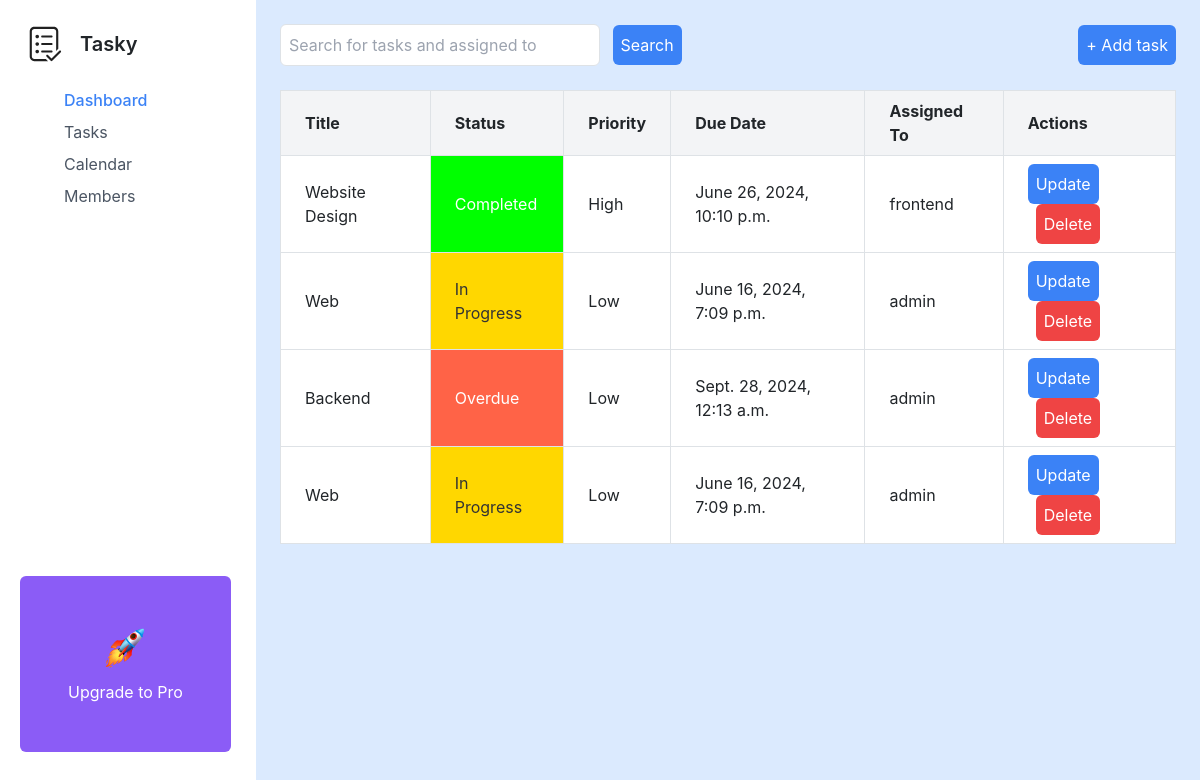
The page /welcome/tasks on the database as committed earlier.
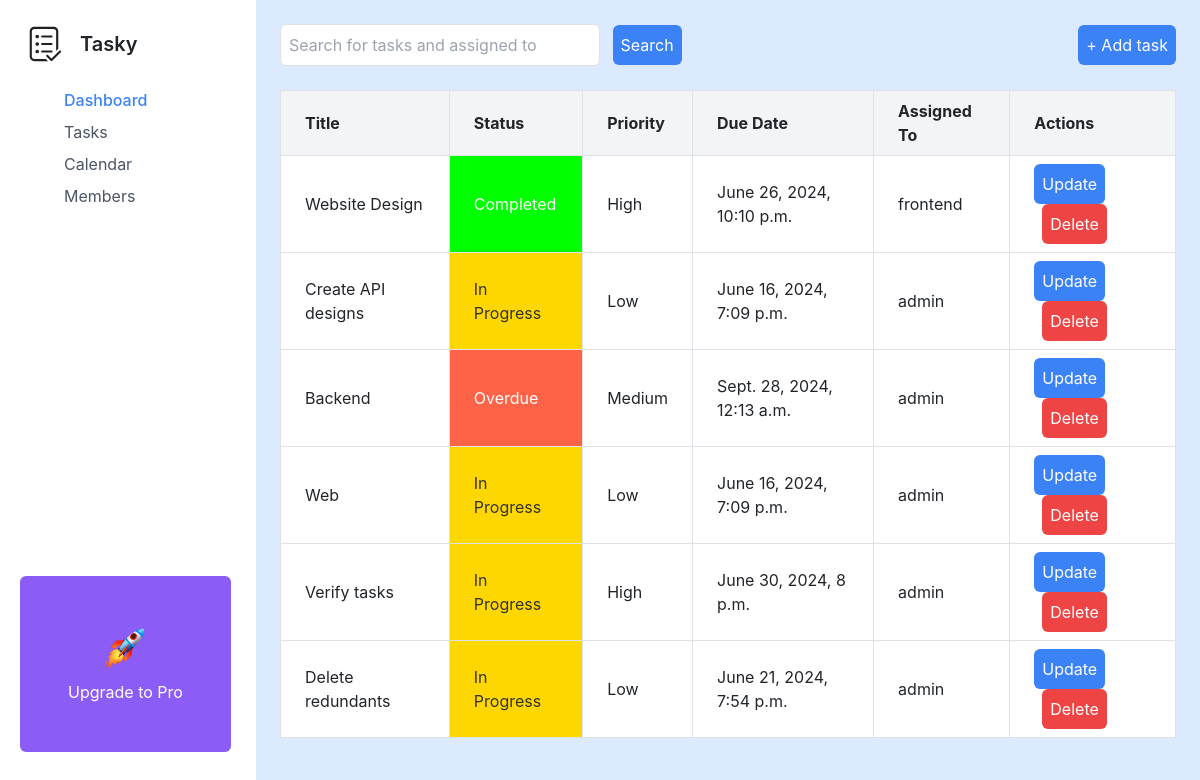
The same page on the database as committed later.
### dashboard/models.py (models this page shows, shortened)
class Task(models.Model):
    STATUS_CHOICES = [
        ('In Progress', 'In Progress'),
        ('Completed', 'Completed'),
        ('Overdue', 'Overdue'),
    ]
    PRIORITY_CHOICES = [
        ('Low', 'Low'),
        ('Medium', 'Medium'),
        ('High', 'High'),
    ]
    title = models.CharField(max_length=255)
    description = models.TextField()
    status = models.CharField(max_length=20, choices=STATUS_CHOICES)
    priority = models.CharField(max_length=20, choices=PRIORITY_CHOICES)
    due_date = models.DateTimeField()
    category = models.CharField(max_length=100)
    assigned_to = models.ForeignKey(User, on_delete=models.CASCADE)

### templates/tasks/views.py (the view)
# urls.py: path('tasks', task_list, name='tasks'),
def task_list(request):
    tasks = Task.objects.all()
    users = User.objects.all()
    query = request.GET.get('q')
    if query:
        tasks = tasks.filter(
            Q(title__icontains=query) |
            Q(assigned_to__username=query)
        )
    context = {
        'tasks': tasks,
        'users': users,
    }
    return render(request, 'tasks/index.html', context)

### templates/tasks/index.html (shortened to what this page needs)
<!DOCTYPE html>
<html lang="en">
<head>
    <link href="https://cdn.jsdelivr.net/npm/tailwindcss@2.2.19/dist/tailwind.min.css" rel="stylesheet">
    <link href="https://stackpath.bootstrapcdn.com/bootstrap/4.5.2/css/bootstrap.min.css" rel="stylesheet">
</head>
<body class="bg-blue-100">
    <div class="flex flex-col md:flex-row min-h-screen">
        {% include 'includes/sidebar.html' %}
        <main class="flex-1 p-6">
            <header class="flex items-center justify-between mb-6">
                <div class="flex items-center">
                    <form action="{% url 'tasks' %}" method="GET">
                        <input type="text" name="q" id="q" placeholder="Search for tasks and assigned to" class="w-80 p-2 border rounded-md" value="{{ request.GET.q }}">
                        <button type="submit" class="ml-2 p-2 bg-blue-500 text-white rounded-md">Search</button>
                    </form>
                </div>
                <div class="flex items-center">
                    <button id="addTaskBtn" class="ml-6 p-2 bg-blue-500 text-white rounded-md">+ Add task</button>
                </div>
            </header>
            <table class="table-auto bg-white w-full border-collapse border border-gray-300">
                <thead>
                    <tr class="bg-gray-100">
                        <th class="border border-gray-300 px-4 py-2">Title</th>
                        <th class="border border-gray-300 px-4 py-2">Status</th>
                        <th class="border border-gray-300 px-4 py-2">Priority</th>
                        <th class="border border-gray-300 px-4 py-2">Due Date</th>
                        <th class="border border-gray-300 px-4 py-2">Assigned To</th>
                        <th class="border border-gray-300 px-4 py-2">Actions</th>
                    </tr>
                </thead>
                <tbody>
                    {% for task in tasks %}
                    <tr class="task-row">
                        <td class="task-title border border-gray-300 px-4 py-2">{{ task.title }}</td>
                        <td class="border border-gray-300 px-4 py-2 {% if task.status == 'In Progress' %} status-in-progress
                            {% elif task.status == 'Completed' %} status-completed
                            {% elif task.status == 'Overdue' %} status-overdue
                            {% endif %}">
                            {{ task.status }}
                        </td>
                        <td class="border border-gray-300 px-4 py-2">{{ task.priority }}</td>
                        <td class="border border-gray-300 px-4 py-2">{{ task.due_date }}</td>
                        <td class="assigned-to border border-gray-300 px-4 py-2">{{ task.assigned_to }}</td>
                        <td class="border border-gray-300 px-4 py-2">
                            <button class="p-2 bg-blue-500 text-white rounded-md" data-toggle="modal" data-target="#updateTaskModal{{ task.id }}">Update</button>
                            <button class="p-2 bg-red-500 text-white rounded-md ml-2" data-toggle="modal" data-target="#deleteTaskModal{{ task.id }}">Delete</button>
                        </td>
                    </tr>
                    {% endfor %}
                </tbody>
            </table>
        </main>
    </div>
</body>
</html>

Rows that differ between the two databases and show on the page:
changed Task: title "Web" → "Create API designs"
changed Task "Backend": priority "Low" → "Medium"
added Task: title "Verify tasks", status "In Progress", priority "High", due_date "June 30, 2024, 8 p.m.", assigned_to "admin"
added Task: title "Delete redundants", status "In Progress", priority "Low", due_date "June 21, 2024, 7:54 p.m.", assigned_to "admin"
